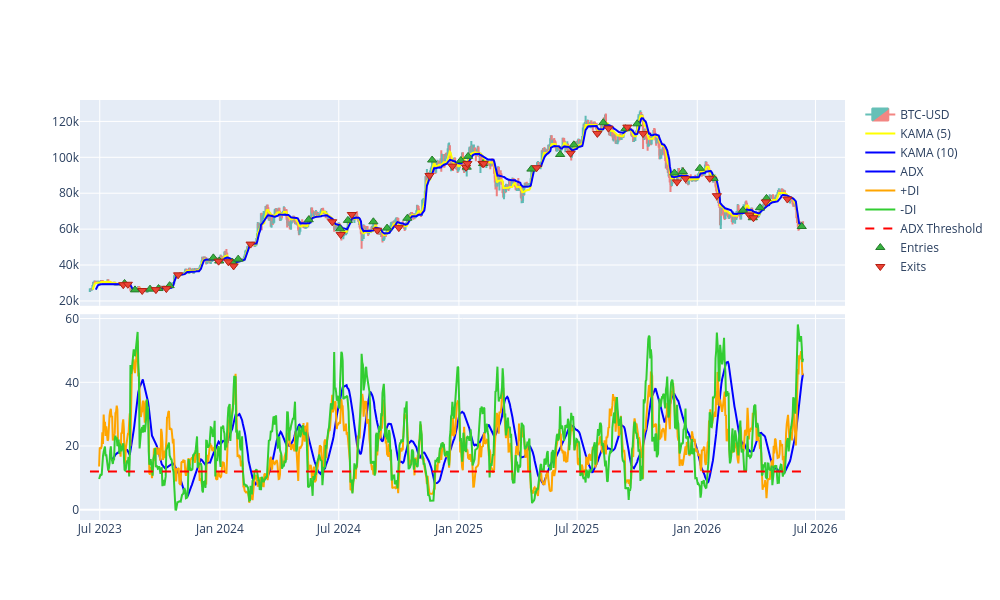

The code cell stored with this chart in its notebook:
### Markdown cell above
This strategy generates a buy signal on an upwards trend change (faster KAMA crossing <b>above</b> slower KAMA) and a sell signal on a downwards trend change (faster KAMA crossing <b>below</b> slower KAMA). The ADX is used as a filter, removing buy or sell signals if below a certain threshold (i.e. the trend is not strong enough to enter the trade). 

Using vector-bt functions, we are able to calculate boolean masks of cross-overs corresponding to entries for each asset as follows 
```
entries = vbt.nb.crossed_above_1d_nb(kama_fast, kama_slow) 
exits = vbt.nb.crossed_below_1d_nb(kama_fast, kama_slow)

adx_filter = np.where(adx > adx_thrsh, 1.0, 0.0)
entries = entries * adx_filter
exits = exits * adx_filter

```

### Code cell
ent, ext, fig = plot_strategy(market_data,'BTC-USD')
fig.update_layout(width=1000,height=600)
fig.show()

### Figure 1 — Plotly figure (JSON) as saved in the notebook; plotly's stock layout.template omitted (floating-point values rounded to 4 significant figures; data arrays with more than 128 entries replaced by an {"elided": "..."} marker saying what was removed)
{"data": [{"close": {"elided": "1093 float values"}, "decreasing": {"fillcolor": "#ee534f", "line": {"color": "#ee534f"}}, "high": {"elided": "1093 float values"}, "increasing": {"fillcolor": "#26a69a", "line": {"color": "#26a69a"}}, "low": {"elided": "1093 float values"}, "name": "BTC-USD", "opacity": 0.7, "open": {"elided": "1093 float values"}, "type": "candlestick", "x": {"elided": "1093 str values"}, "xaxis": "x", "yaxis": "y"}, {"line": {"color": "yellow"}, "name": "KAMA (5)", "type": "scatter", "x": {"elided": "1089 str values"}, "xaxis": "x", "y": {"elided": "1089 float values"}, "yaxis": "y"}, {"line": {"color": "blue"}, "name": "KAMA (10)", "type": "scatter", "x": {"elided": "1084 str values"}, "xaxis": "x", "y": {"elided": "1084 float values"}, "yaxis": "y"}, {"line": {"color": "blue"}, "name": "ADX", "type": "scatter", "x": {"elided": "1060 str values"}, "xaxis": "x2", "y": {"elided": "1060 float values"}, "yaxis": "y2"}, {"line": {"color": "orange"}, "name": "+DI", "type": "scatter", "x": {"elided": "1079 str values"}, "xaxis": "x2", "y": {"elided": "1079 float values"}, "yaxis": "y2"}, {"line": {"color": "limegreen"}, "name": "-DI", "type": "scatter", "x": {"elided": "1079 str values"}, "xaxis": "x2", "y": {"elided": "1079 float values"}, "yaxis": "y2"}, {"line": {"color": "red", "dash": "dash"}, "mode": "lines", "name": "ADX Threshold", "type": "scatter", "x": {"elided": "1093 str values"}, "xaxis": "x2", "y": {"elided": "1093 int values"}, "yaxis": "y2"}, {"marker": {"color": "#37B13F", "line": {"color": "rgb(38,123,44)", "width": 1}, "size": 8, "symbol": "triangle-up"}, "mode": "markers", "name": "Entries", "showlegend": true, "type": "scatter", "x": ["2023-08-08T00:00:00+00:00", "2023-08-24T00:00:00+00:00", "2023-09-16T00:00:00+00:00", "2023-09-29T00:00:00+00:00", "2023-10-16T00:00:00+00:00", "2023-12-22T00:00:00+00:00", "2023-12-31T00:00:00+00:00", "2024-01-20T00:00:00+00:00", "2024-01-29T00:00:00+00:00", "2024-05-16T00:00:00+00:00", "2024-07-03T00:00:00+00:00", "2024-07-15T00:00:00+00:00", "2024-08-23T00:00:00+00:00", "2024-09-13T00:00:00+00:00", "2024-10-14T00:00:00+00:00", "2024-11-21T00:00:00+00:00", "2025-01-04T00:00:00+00:00", "2025-01-13T00:00:00+00:00", "2025-01-15T00:00:00+00:00", "2025-02-07T00:00:00+00:00", "2025-04-22T00:00:00+00:00", "2025-06-05T00:00:00+00:00", "2025-06-26T00:00:00+00:00", "2025-08-10T00:00:00+00:00", "2025-09-13T00:00:00+00:00", "2025-10-01T00:00:00+00:00", "2025-11-27T00:00:00+00:00", "2025-12-10T00:00:00+00:00", "2026-01-05T00:00:00+00:00", "2026-01-26T00:00:00+00:00", "2026-03-12T00:00:00+00:00", "2026-03-27T00:00:00+00:00", "2026-04-07T00:00:00+00:00", "2026-04-17T00:00:00+00:00", "2026-06-10T00:00:00+00:00"], "y": [29770.0, 26160.0, 26570.0, 26910.0, 28520.0, 44000.0, 42270.0, 41670.0, 43290.0, 65230.0, 60170.0, 64870.0, 64090.0, 60570.0, 66050.0, 98500.0, 98240.0, 94520.0, 100500.0, 96530.0, 93440.0, 101600.0, 107000.0, 119300.0, 116000.0, 118600.0, 91290.0, 92020.0, 93880.0, 88270.0, 70490.0, 66340.0, 71940.0, 77130.0, 61450.0]}, {"marker": {"color": "#EA4335", "line": {"color": "rgb(181,31,18)", "width": 1}, "size": 8, "symbol": "triangle-down"}, "mode": "markers", "name": "Exits", "showlegend": true, "type": "scatter", "x": ["2023-08-06T00:00:00+00:00", "2023-08-13T00:00:00+00:00", "2023-09-04T00:00:00+00:00", "2023-09-25T00:00:00+00:00", "2023-10-11T00:00:00+00:00", "2023-10-29T00:00:00+00:00", "2023-12-30T00:00:00+00:00", "2024-01-14T00:00:00+00:00", "2024-01-22T00:00:00+00:00", "2024-02-17T00:00:00+00:00", "2024-06-21T00:00:00+00:00", "2024-07-04T00:00:00+00:00", "2024-07-21T00:00:00+00:00", "2024-08-29T00:00:00+00:00", "2024-10-01T00:00:00+00:00", "2024-11-17T00:00:00+00:00", "2024-12-22T00:00:00+00:00", "2025-01-12T00:00:00+00:00", "2025-01-14T00:00:00+00:00", "2025-02-06T00:00:00+00:00", "2025-02-08T00:00:00+00:00", "2025-04-30T00:00:00+00:00", "2025-06-21T00:00:00+00:00", "2025-08-01T00:00:00+00:00", "2025-08-18T00:00:00+00:00", "2025-09-16T00:00:00+00:00", "2025-10-10T00:00:00+00:00", "2025-12-01T00:00:00+00:00", "2025-12-14T00:00:00+00:00", "2026-01-20T00:00:00+00:00", "2026-01-31T00:00:00+00:00", "2026-03-22T00:00:00+00:00", "2026-03-28T00:00:00+00:00", "2026-04-16T00:00:00+00:00", "2026-05-19T00:00:00+00:00"], "y": [29040.0, 29280.0, 25810.0, 26300.0, 26870.0, 34540.0, 42160.0, 41800.0, 39510.0, 51660.0, 64100.0, 56980.0, 68150.0, 59390.0, 60840.0, 89850.0, 95100.0, 94490.0, 96530.0, 96590.0, 96480.0, 94210.0, 102300.0, 113300.0, 116300.0, 116800.0, 113200.0, 86320.0, 88180.0, 88310.0, 78620.0, 67850.0, 66320.0, 75150.0, 76750.0]}], "layout": {"height": 600, "width": 1000, "xaxis": {"anchor": "y", "domain": [0, 1], "matches": "x2", "rangeslider": {"visible": false}, "showticklabels": false}, "xaxis2": {"anchor": "y2", "domain": [0, 1]}, "yaxis": {"anchor": "x", "domain": [0.51, 1]}, "yaxis2": {"anchor": "x2", "domain": [0, 0.49]}}}
